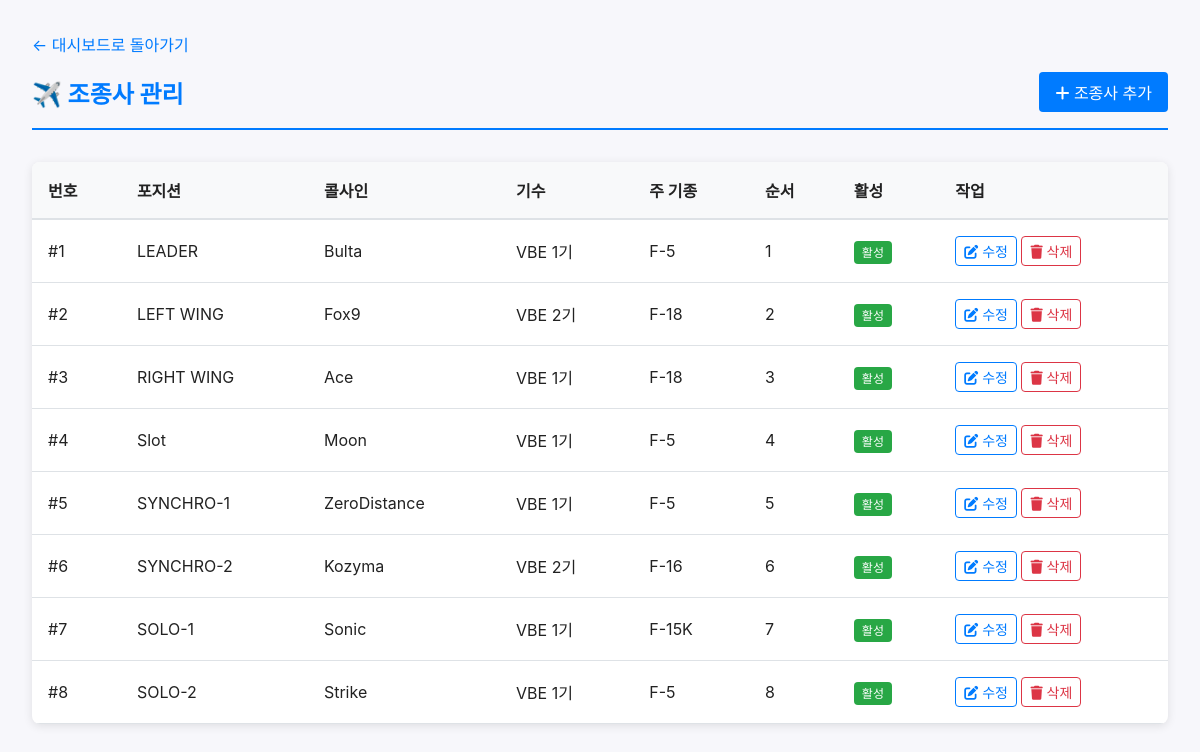
Page /admin/pilots (signed in) on the committed database.
### tables this page shows
CREATE TABLE pilots (
			id INTEGER PRIMARY KEY AUTOINCREMENT,
			number INTEGER NOT NULL,
			position TEXT NOT NULL,
			callsign TEXT NOT NULL,
			generation TEXT NOT NULL,
			aircraft TEXT NOT NULL,
			photo_url TEXT,
			order_num INTEGER DEFAULT 0,
			is_active INTEGER DEFAULT 1,
			created_at TIMESTAMP DEFAULT CURRENT_TIMESTAMP,
			updated_at TIMESTAMP DEFAULT CURRENT_TIMESTAMP
		);

### app.py (the view)
@app.route('/admin/pilots')
@login_required
def admin_pilots():
	conn = get_db()
	pilots = conn.execute('SELECT * FROM pilots ORDER BY order_num').fetchall()
	conn.close()
	return render_template('admin/pilots.html', pilots=pilots)

### app.py (called while the page is built)
def get_db():
	conn = sqlite3.connect(DATABASE)
	conn.row_factory = sqlite3.Row
	return conn

def login_required(f):
	@wraps(f)
	def decorated_function(*args, **kwargs):
		if 'logged_in' not in session:
			flash('로그인이 필요합니다.', 'error')
			return redirect(url_for('admin_login'))
		return f(*args, **kwargs)
	return decorated_function

### templates/admin/pilots.html (shortened to what this page needs)
<!DOCTYPE html>
<html lang="ko">
<head>
    <link rel="stylesheet" href="/static/style.css?v=915">
    <link rel="stylesheet" href="https://cdnjs.cloudflare.com/ajax/libs/font-awesome/6.0.0/css/all.min.css">
</head>
<body>
    <div class="admin-container">
        <div style="margin-bottom: 1rem;">
            <a href="{{ url_for('admin_dashboard') }}" style="color: #007bff; text-decoration: none;">← 대시보드로 돌아가기</a>
        </div>
        <div class="admin-header">
            <h2>✈️ 조종사 관리</h2>
            <a href="{{ url_for('admin_pilot_new') }}" class="btn btn-primary">
                <i class="fas fa-plus"></i> 조종사 추가
            </a>
        </div>
        {% if pilots %}
        <div class="table-container">
            <table>
                <thead>
                    <tr>
                        <th>번호</th>
                        <th>포지션</th>
                        <th>콜사인</th>
                        <th>기수</th>
                        <th>주 기종</th>
                        <th>순서</th>
                        <th>활성</th>
                        <th>작업</th>
                    </tr>
                </thead>
                <tbody>
                    {% for pilot in pilots %}
                    <tr>
                        <td>#{{ pilot.number }}</td>
                        <td>{{ pilot.position }}</td>
                        <td>{{ pilot.callsign }}</td>
                        <td>{{ pilot.generation }}</td>
                        <td>{{ pilot.aircraft }}</td>
                        <td>{{ pilot.order_num }}</td>
                        <td>
                            {% if pilot.is_active %}
                            <span class="badge bg-success">활성</span>
                            {% else %}
                            <span class="badge bg-secondary">비활성</span>
                            {% endif %}
                        </td>
                        <td>
                            <a href="{{ url_for('admin_pilot_edit', pilot_id=pilot.id) }}" class="btn btn-sm btn-outline-primary">
                                <i class="fas fa-edit"></i> 수정
                            </a>
                            <form method="POST" action="{{ url_for('admin_pilot_delete', pilot_id=pilot.id) }}"
                                  style="display:inline;"
                                  onsubmit="return confirm('정말 이 조종사를 삭제하시겠습니까?');">
                                <button type="submit" class="btn btn-sm btn-outline-danger">
                                    <i class="fas fa-trash"></i> 삭제
                                </button>
                            </form>
                        </td>
                    </tr>
                    {% endfor %}
                </tbody>
            </table>
        </div>
        {% else %}
        <div class="alert alert-info">
            등록된 조종사가 없습니다. 조종사를 추가해주세요.
        </div>
        {% endif %}
    </div>
</body>
</html>

### static/style.css (style rules this page uses)
:root { --bg:#f7f7fb; --accent:#0b5fff; --text:#222; }
* { box-sizing:border-box }
html, body { overflow-x:hidden;width:100%;max-width:100vw }
body { margin:0;padding:0;font-family: -apple-system, BlinkMacSystemFont, "Segoe UI", Roboto, "Noto Sans KR", "Helvetica Neue", Arial; color:var(--text); background:var(--bg) }
a, a:visited, a:hover, a:active { text-decoration: none; color: inherit; }
.btn { display:inline-block;background:var(--accent);color:#fff;padding:.6rem 1rem;border-radius:6px;text-decoration:none }

### templates/admin/pilots.html (style rules this page uses)
body { background: #f7f7fb; }
.admin-container { max-width: 1200px; margin: 0 auto; padding: 2rem; }
.admin-header { display: flex; justify-content: space-between; align-items: center; margin-bottom: 2rem; padding-bottom: 1rem; border-bottom: 2px solid #007bff; }
.admin-header h2 { color: #007bff; margin: 0; }
.btn { padding: 0.5rem 1rem; border: none; border-radius: 4px; text-decoration: none; cursor: pointer; display: inline-block; }
.btn-primary { background: #007bff; color: white; }
.btn-outline-primary { background: white; color: #007bff; border: 1px solid #007bff; }
.btn-outline-danger { background: white; color: #dc3545; border: 1px solid #dc3545; }
.btn-sm { padding: 0.25rem 0.5rem; font-size: 0.875rem; }
.table-container { background: white; border-radius: 8px; box-shadow: 0 2px 10px rgba(0,0,0,0.1); overflow: hidden; }
table { width: 100%; border-collapse: collapse; }
thead { background: #f8f9fa; border-bottom: 2px solid #dee2e6; }
th, td { padding: 1rem; text-align: left; }
tbody tr { border-bottom: 1px solid #dee2e6; }
.badge { padding: 0.25rem 0.5rem; border-radius: 4px; font-size: 0.75rem; }
.badge.bg-success { background: #28a745; color: white; }

### rows in the picture
pilots: number "1", position "LEADER", callsign "Bulta", generation "VBE 1기", aircraft "F-5", order_num "1", is_active "활성"
pilots: number "2", position "LEFT WING", callsign "Fox9", generation "VBE 2기", aircraft "F-18", order_num "2", is_active "활성"
pilots: number "3", position "RIGHT WING", callsign "Ace", generation "VBE 1기", aircraft "F-18", order_num "3", is_active "활성"
pilots: number "4", position "Slot", callsign "Moon", generation "VBE 1기", aircraft "F-5", order_num "4", is_active "활성"
pilots: number "5", position "SYNCHRO-1", callsign "ZeroDistance", generation "VBE 1기", aircraft "F-5", order_num "5", is_active "활성"
pilots: number "6", position "SYNCHRO-2", callsign "Kozyma", generation "VBE 2기", aircraft "F-16", order_num "6", is_active "활성"
pilots: number "7", position "SOLO-1", callsign "Sonic", generation "VBE 1기", aircraft "F-15K", order_num "7", is_active "활성"
pilots: number "8", position "SOLO-2", callsign "Strike", generation "VBE 1기", aircraft "F-5", order_num "8", is_active "활성"
